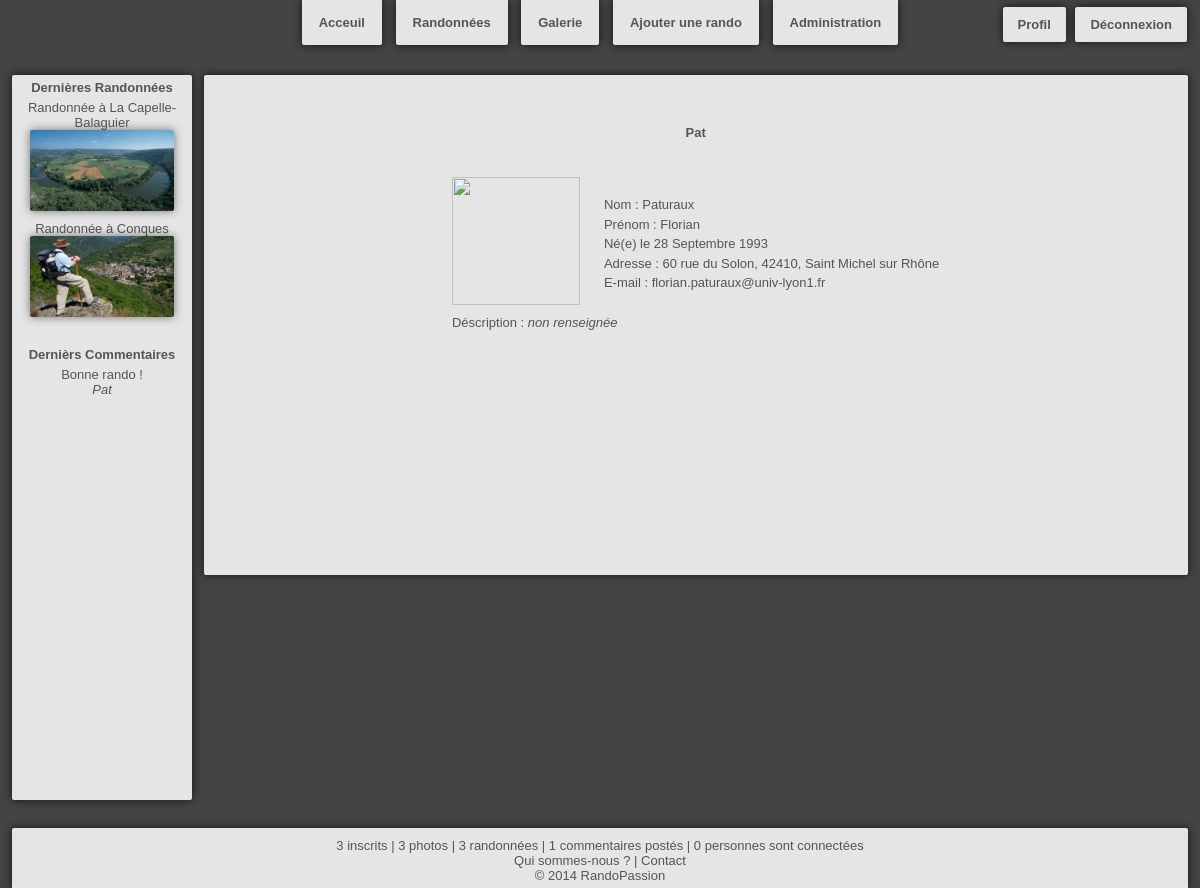
Page /index.php?page=profil (signed in) on the committed database.
### tables this page shows
CREATE TABLE IF NOT EXISTS `rando` (
	`code` int(10) NOT NULL AUTO_INCREMENT,
	`titre` varchar(150) NOT NULL,
	`longueur` float unsigned NOT NULL,
	`duree` time NOT NULL,
	`difficulte` int(1) NOT NULL,
	`descriptif` text NOT NULL,
	`note` int(1) DEFAULT NULL,
	`point_eau` tinyint(1) DEFAULT NULL,
	`denivele` int(4) DEFAULT NULL,
	`equipement` varchar(150) DEFAULT NULL,
	`date_insertion` datetime NOT NULL,
	`valide` tinyint(1) NOT NULL,
	`parcours` blob NOT NULL,
	`departement` varchar(2) NOT NULL,
	`photo_principale` int(10) NOT NULL,
	`auteur` varchar(30) NOT NULL,
	`galerie` int(10) DEFAULT NULL,
	PRIMARY KEY (`code`),
	FOREIGN KEY (`departement`) REFERENCES `departements`(`num_departement`),
	FOREIGN KEY (`photo_principale`) REFERENCES `photo`(`numero`),
	FOREIGN KEY (`auteur`) REFERENCES `membre`(`pseudo`),
	FOREIGN KEY (`galerie`) REFERENCES `galerie`(`numero`),
	CHECK (difficulte BETWEEN 0 and 5),
	CHECK (note BETWEEN 0 and 5)
);

CREATE TABLE IF NOT EXISTS `photo` (
	`numero` int(10) NOT NULL AUTO_INCREMENT,
	`nom` blob NOT NULL,
	`galerie` int(10) NOT NULL,
	`descriptif` text DEFAULT NULL,
	PRIMARY KEY (`numero`),
	FOREIGN KEY (`galerie`) REFERENCES `galerie`(`numero`)
);

CREATE TABLE IF NOT EXISTS `commentaire` (
	`numero` int(10) NOT NULL AUTO_INCREMENT,
	`date` datetime NOT NULL,
	`auteur` varchar(30) NOT NULL,
	`code_rando` int(10) NOT NULL,
	`commentaire` text NOT NULL,
	`note` int(1) DEFAULT NULL,
	PRIMARY KEY (`numero`),
	FOREIGN KEY (`code_rando`) REFERENCES `rando`(`code`),
	FOREIGN KEY (`auteur`) REFERENCES `membre`(`pseudo`),
	CHECK (note BETWEEN 0 and 5)
);

CREATE TABLE IF NOT EXISTS `membre` (
	`pseudo` varchar(30) NOT NULL,
	`mdp` varchar(30) NOT NULL,
	`statut` varchar(20) NOT NULL,
	`nom` varchar(30) NOT NULL,
	`prenom` varchar(30) NOT NULL,
	`date_naiss` date DEFAULT NULL,
	`adresse` varchar(70) DEFAULT NULL,
	`code_postal` varchar(5) DEFAULT NULL, 
	`ville` varchar(30) DEFAULT NULL,
	`mail` varchar(70) NOT NULL,
	`description` text DEFAULT NULL,
	`galerie` int(10) DEFAULT NULL,
	`photo` int(10) DEFAULT NULL,
	PRIMARY KEY(`pseudo`),
	FOREIGN KEY (`galerie`) REFERENCES `galerie`(`numero`),
	FOREIGN KEY (`photo`) REFERENCES `photo`(`numero`),
	CONSTRAINT C_STATUT CHECK (statut = 'membre' OR statut = 'administrateur' OR statut = 'modérateur')
);

### Models/m_members.php (called while the page is built, shortened)
<?php
function get_member($pseudo, $pass = false){
	global $bdd;
	$reqStr = 'SELECT * FROM membre WHERE pseudo = :pseudo';
	$reqArray = array('pseudo' => $pseudo);
	$req = $bdd->prepare($reqStr);
	$req->execute($reqArray);
	$result = $req->fetch(PDO::FETCH_OBJ);
	return $result;
}
function get_photo($pseudo){
	global $bdd;
	$reqStr = '	SELECT photo.nom AS photo, galerie.nom AS galerie
				FROM photo, galerie
				WHERE photo.galerie = galerie.numero
				AND photo.numero = (SELECT membre.photo FROM membre WHERE pseudo = :pseudo)';
	$reqArray = array('pseudo' => $pseudo);
	$req = $bdd->prepare($reqStr);
	$req->execute($reqArray);
	$result = $req->fetch(PDO::FETCH_OBJ);
	return $result;
}

### Controller/c_activitees_recentes.php (called while the page is built)
<?php
include_once('bin/params.php');
include_once('Models/m_activitees_recentes.php');
$liste_rando = last_rando(3);
$liste_com = last_comment(3);
include_once('View/v_activitees_recentes.php');

### Models/m_activitees_recentes.php (called while the page is built, shortened)
<?php
function last_rando($nombre){
	global $bdd;
	$query = '	SELECT rando.code, rando.titre, photo.nom AS nom_photo , galerie.nom AS nom_galerie
				FROM rando, photo, galerie
				WHERE rando.photo_principale = photo.numero
				AND photo.galerie = galerie.numero
				ORDER BY date_insertion DESC
				LIMIT 0, '.$nombre;
	$exec = $bdd->query($query) or die(print_r($erreur -> errorInfo()));
	$data = $exec->fetchAll();
	return $data;
}
function last_comment($nombre){
	global $bdd;
	$query = '	SELECT commentaire, auteur
				FROM commentaire
				ORDER BY date DESC
				LIMIT 0, '.$nombre;
	$exec = $bdd->query($query) or die(print_r($erreur -> errorInfo()));
	$data = $exec->fetchAll();
	return $data;
}

### View/v_activitees_recentes.php (the view)
<aside>
    <p>Dernières Randonnées</p>
    <center>
		<?php
        foreach($liste_rando as $rando){
			echo '	<a href="index.php?page=fiche_rando&code='.$rando['code'].'">
						'.$rando['titre'].'</br>
						<img src="Resources/Galerie/'.$rando['nom_galerie'].'/'.$rando['nom_photo'].'" width="144px" height="81px;"/><br/>
					</a>
			';
        }
        ?>
    </center>
    <br/>
	<p>Dernièrs Commentaires</p>
    <center>
		<?php
        foreach($liste_com as $com){
			echo $com['commentaire'].'</br>';
			echo '<em>'.$com['auteur'].'</em><br/>';
        }
        ?>
</aside>

### Controller/c_profil.php (shortened to what this page needs)
<?php
include_once('bin/params.php');
include_once('Models/m_members.php');
$member = get_member($_SESSION['pseudo']);
$photo = get_photo($_SESSION['pseudo']);
$pseudo = $member->pseudo;
$name = $member->nom;
$firstname = $member->prenom;
$path_photo = 'Resources/Galerie/'.$photo->galerie.'/'.$photo->photo;
if(empty($member->date_naiss)){
	$birth = '<em>non renseignée</em>';
}
else{
	$date = new DateTime(trim($member->date_naiss));
	$day = $date->format('d');
	$month = $date->format('m');
	$year = $date->format('Y');
	switch($month) {
		case '09': $month = 'Septembre'; break;
	}
	$birth = $day.' '.$month.' '.$year;
}
if(empty($member->adresse) && empty($member->code_postal) && empty($member->ville)){
	$adress = '<em>non renseignée</em>';
}
else{
	if(!empty($member->adresse)){
		$adress = $member->adresse;
	}
	if(!empty($member->code_postal)){
		if(!empty($member->adresse))
			$adress .= ', '.$member->code_postal;
		else
			$adress = $member->code_postal;
	}
	if(!empty($member->ville)){
		if(!empty($member->adresse) || !empty($member->code_postal))
			$adress .= ', '.$member->ville;
		else
			$adress = $member->ville;
	}
}
if(empty($member->mail)){
	$mail = '<em>non renseigné</em>';
}
else{
	$mail = '<a href="mailto:'.$member->mail.'">'.$member->mail.'</a>';
}
if(empty($member->description)){
	$description = '<em>non renseignée</em>';
}
else{
	$description = $member->description;
}
include_once('View/v_profil.php');

### View/v_profil.php (shortened to what this page needs)
<!DOCTYPE html>
<html lang="fr">
	<body>
        <div id="corps">
            <?php include_once('Controller/c_activitees_recentes.php'); ?>
            <section id="profil">
				<div id="pseudo"><?php echo $pseudo; ?></div><br/>
            	<table>
                	<tr>
                    	<td width="150px"><img src="<?php echo $path_photo; ?>"/></td>
                    	<td>
                            Nom : <?php echo $name; ?><br/>
                            Prénom : <?php echo $firstname; ?><br/>
                            Né(e) le <?php echo $birth; ?><br/>
                            Adresse : <?php echo $adress; ?><br/>
                			E-mail : <?php echo $mail; ?><br/>
                        </td>
                    </tr>
                    <tr>
                    	<td colspan="2">Déscription : <?php echo $description; ?><br/></td>
                    </tr>
                </table>
				<br/>
            </section>
        </div>
	</body>
</html>

### CSS/Design.css (style rules this page uses)
* { font-family: "Trebuchet MS", Arial, Helvetica, sans-serif; font-size: 13px; color: #555555; padding: 0px; margin: 0px; text-decoration: none; list-style-type: none; outline: none; resize: none; border: none; }
html, body { height: 100%; width: 100%; min-width: 1000px; height: 100%; background-color: #444444; }
#corps { height: auto; min-height: 85%; width: 100%; min-width: 1000px; margin-top: 15px; margin-bottom: 15px; margin-left: auto; margin-right: auto; }
aside { display: inline-block; width: 15%; height: 725px; margin-left: 1%; margin-right: -4px; background-color: #E5E5E5; border-radius: 2px; box-shadow: 0px 0px 10px 0px rgba(0, 0, 0, 0.7); overflow: hidden; }
aside p { text-align: center; font-weight: bold; margin: 5px; }
aside img { border-radius: 2px; margin-bottom: 7px; box-shadow: 0px 0px 10px 0px rgba(0, 0, 0, 0.5); }
section { display: inline-block; width: 82%; min-height: 500px; margin-left: 1%; margin-right: auto; background-color: #E5E5E5; vertical-align: top; border-radius: 2px; box-shadow: 0px 0px 8px 0px rgba(0, 0, 0, 0.7); overflow: hidden; }
section#profil div#pseudo { margin-top: 50px; margin-bottom: 20px; text-align: center; font-weight: bold; }
section#profil table { margin: auto; vertical-align: top; line-height: 150%; }
section#profil table tr td img { width: 128px; height: 128px; }

### rows in the picture
rando: titre "Randonnée à La Capelle-Balaguier", photo_principale.nom (picture)
rando: titre "Randonnée à Conques", photo_principale.nom (picture)
commentaire: commentaire "Bonne rando !", auteur "Pat"
membre: pseudo "Pat", nom "Paturaux", prenom "Florian", date_naiss "28 Septembre 1993", adress "60 rue du Solon, 42410, Saint Michel sur Rhône", mail "florian.paturaux@univ-lyon1.fr"

### other values in the picture
$nb_membre "3"
$nb_photo "3"
$nb_rando "3"
$nb_comment "1"
$nb_connecte "0"
